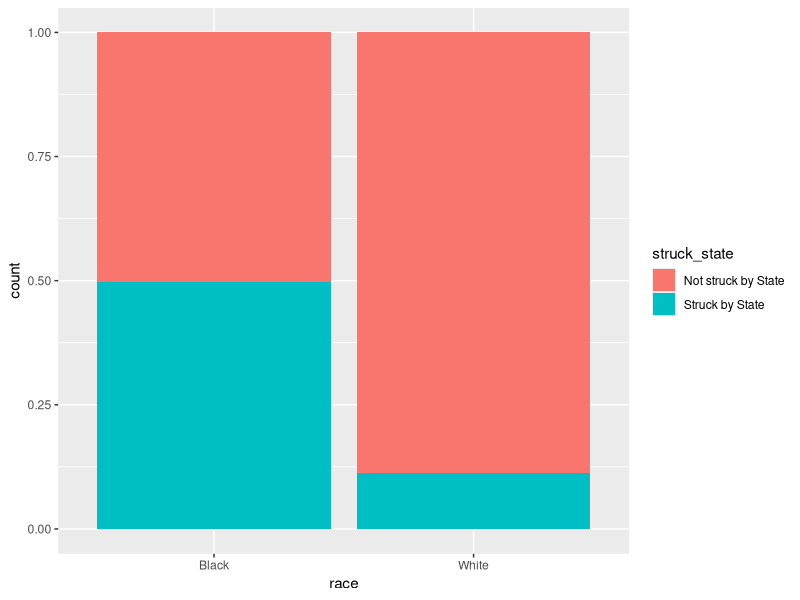
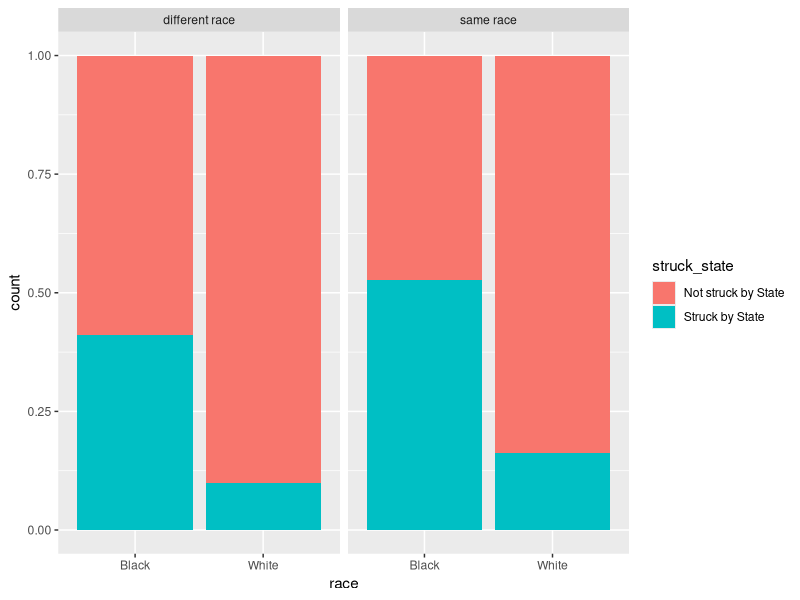
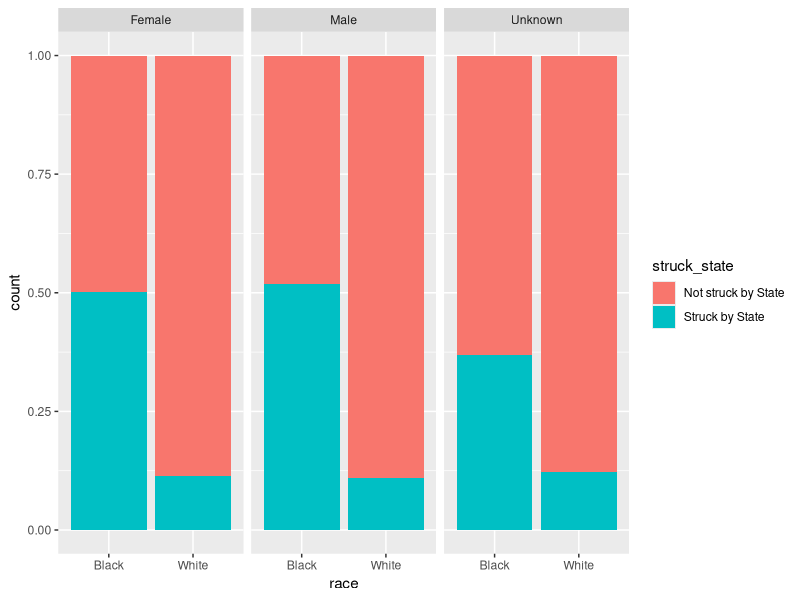
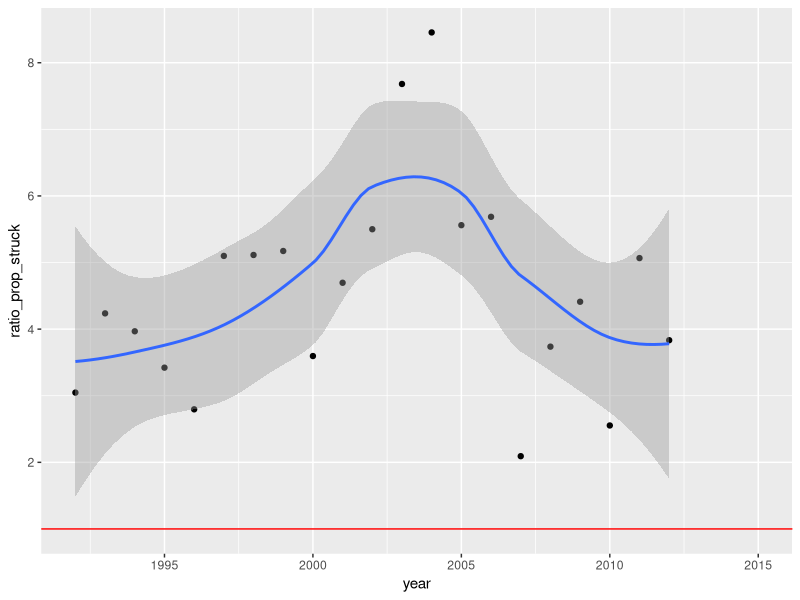
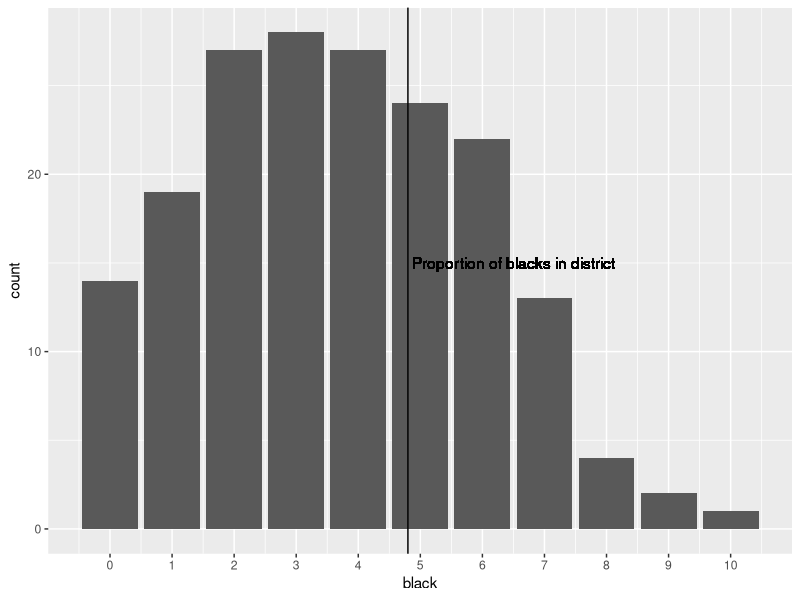

Here is the R script that generated these plots, in order:
## ---- chunk 1
library(tidyverse)
library(stringr)
trials <- read_csv("trials.csv")
jurors <- read_csv("jurors.csv")
voirdire <- read_csv("voir_dire_answers.csv")
## ---- chunk 2
# Find raw disparities in preemptory strikes from 225 trials with race data
combo <- jurors %>%
  left_join(trials, by = c("trial__id" = "id")) %>%
  filter(race != "Unknown")

combo %>% summarise(num_trials = n_distinct(trial__id))   # 226

# Examine some categorical variables
combo %>% count(struck_by)
combo %>% count(race)
combo %>% count(defendant_race)
combo %>% count(verdict)
combo %>% count(strike_eligibility)
combo %>% count(def_attny_1)
combo %>% count(offense_title_1)
combo %>% count(cause_number)

# Smaller version of combo to look at a few variables that might be associated
#   with being struck by the state (assuming eligible to be struck by state)
combo_small <- combo %>%
  select(id, trial__id, struck_by, race, gender, defendant_race, 
         strike_eligibility, cause_number) %>%
  filter(strike_eligibility == "Both State and Defense" | 
           strike_eligibility == "State") %>%
  filter(race == "Black" | race == "White") %>%
  mutate(same_race = ifelse(race == defendant_race, "same race", 
                            "different race"),
         struck_state = ifelse(struck_by == "Struck by the state", 
                               "Struck by State", "Not struck by State"),
         year = parse_number(str_sub(cause_number)))

# Ratio of black prob to white prob is 4.45 = .498 / .112 (matches report)
combo_small %>%
  group_by(race) %>%
  summarise(prop_struck = mean(struck_state == "Struck by State"),
            num_struck = sum(struck_state == "Struck by State"),
            total = n())

ggplot(combo_small) +
  geom_bar(aes(x = race, fill = struck_state), position = "fill")

ggplot(combo_small) +
  geom_bar(aes(x = race, fill = struck_state), position = "fill") +
  facet_grid(. ~ same_race)

ggplot(combo_small) +
  geom_bar(aes(x = race, fill = struck_state), position = "fill") +
  facet_grid(. ~ gender)

# Look at patterns over time in strike ratio
combo_small %>%
  group_by(year, race) %>%
  summarise(prop_struck = mean(struck_state == "Struck by State")) %>%
  spread(key = "race", value = "prop_struck") %>%
  mutate(ratio_prop_struck = Black / White) %>%
  ggplot(aes(x = year, y = ratio_prop_struck)) +
    geom_point() +
    geom_smooth() +
    geom_hline(yintercept = 1, color = "red") 

# Histogram of jury composition by race
combo %>%
  filter(struck_by == "Juror chosen to serve on jury") %>%
  group_by(trial__id) %>%
  summarise(jurors = n(),
            black = sum(race == "Black"),
            white = sum(race == "White")) %>%
  filter(jurors == 12) %>%
  ggplot(aes(x = black)) +
    geom_bar() +
    geom_vline(xintercept = 4.8) +
    scale_x_continuous(breaks = seq(0, 12, 1)) +
    geom_text(x = 6.5, y = 15, label = "Proportion of blacks in district")
## ---- chunk 3

# Logistic regression analysis with voirdire data added

# 89 trials represented in voirdire (not counting 1 with trial_id = NA),
#   although 2 have n=1
print(voirdire %>% count(juror_id__trial__id) %>% arrange(n), n = Inf)

# all data for jurors in 89 trials with complete voir dire transcript
master <- voirdire %>%
  left_join(trials, by = c("juror_id__trial__id" = "id")) %>%
  filter(!is.na(juror_id__trial__id)) %>%
  left_join(jurors, by = c("juror_id" = "id"))

# Confirm 89 trials
master %>% summarise(num_trials = n_distinct(trial__id))

# Examine some categorical variables
master %>% count(struck_by)
master %>% count(race)
master %>% count(defendant_race)
master %>% count(strike_eligibility)
master %>% count(accused)
master %>% count(fam_accused)
master %>% count(death_hesitation)
master %>% count(know_def)
master %>% count(fam_law_enforcement)

# Logistic regression data (note they combine White and Unknown races)
master_logistic <- master %>%
  select(juror_id, trial__id, struck_by, race, defendant_race, accused, 
         fam_accused, know_def, fam_law_enforcement, death_hesitation,
         strike_eligibility) %>%
  filter(strike_eligibility == "Both State and Defense" | 
           strike_eligibility == "State") %>%
  mutate(same_race = ifelse(race == defendant_race, TRUE, FALSE),
         struck_state = ifelse(struck_by == "Struck by the state", 1, 0),
         is_black = ifelse(race == "Black", TRUE, FALSE))

# Ratio of black prob to white prob is 4.68 = .534 / .114 (matches report)
master_logistic %>%
  group_by(is_black) %>%
  summarise(prop_struck = mean(struck_state == 1),
            num_struck = sum(struck_state == 1),
            total = n())

# logistic regression model
model1 <- glm(struck_state ~ accused + is_black + fam_accused +
  death_hesitation + know_def + same_race + fam_law_enforcement, 
  family = binomial, data = master_logistic)
summary(model1)
exp(coef(model1))
exp(confint(model1))

# get Wald CIs to match report
SE = summary(model1)$coefficients[,2]
beta = summary(model1)$coefficients[,1]
lower = beta - 1.96*SE
upper = beta + 1.96*SE
exp(cbind(lower, upper))


# write two created data sets to github repo
write_csv(combo_small, "combo_small")
write_csv(master_logistic, "master_logistic")

